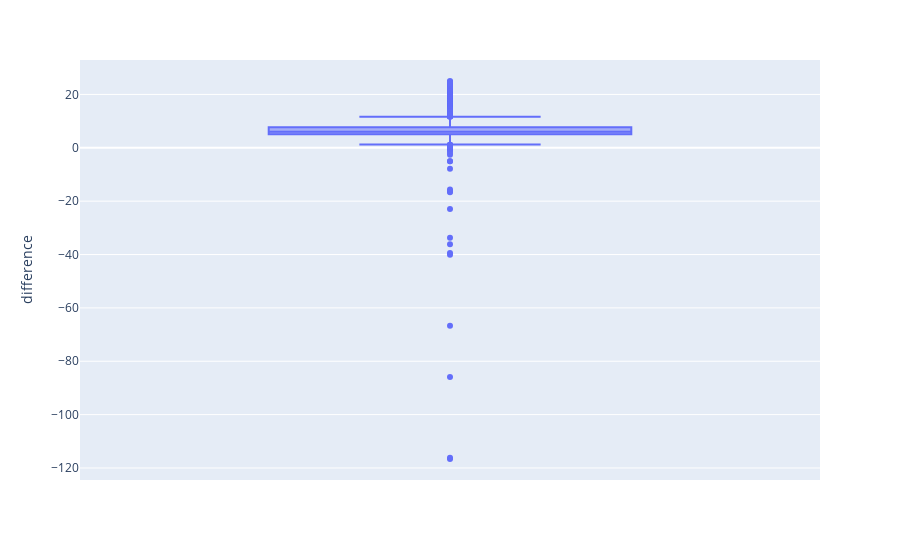

The cell this chart's notebook holds for it:
### Markdown cell above
Findings: 
 
 - The difference between the market data and the agile price is not constant thoughout the day. Each day the difference is similar. 
        - possible reasons: 
                - balancing costs and network costs vary through the day
                - the wholesale prices I have used aren't representative of Octopus wholesale prices. 
                
<b> Question - Are network/operational/environmental constant through the day? I would imagine network costs will vary through the day as these will include things like balancing which are likely to be higher at peak energy use times. How do you account for this in advance? Does the wholesale energy market provide this as well? </b>
                
 - The large negative values are the days I want to investigate in part 2) for the risk associated with having a cap on agile.

### Code cell
fig = px.box(df_combo, y="difference")
fig.show()

### Figure 1 — Plotly figure (JSON) as saved in the notebook; plotly's stock layout.template omitted (floating-point values rounded to 4 significant figures; data arrays with more than 128 entries replaced by an {"elided": "..."} marker saying what was removed)
{"data": [{"alignmentgroup": "True", "hovertemplate": "difference=%{y}<extra></extra>", "legendgroup": "", "marker": {"color": "#636efa"}, "name": "", "notched": false, "offsetgroup": "", "orientation": "v", "showlegend": false, "type": "box", "x0": " ", "xaxis": "x", "y": {"elided": "3480 float values"}, "y0": " ", "yaxis": "y"}], "layout": {"boxmode": "group", "legend": {"tracegroupgap": 0}, "margin": {"t": 60}, "xaxis": {"anchor": "y", "domain": [0, 1]}, "yaxis": {"anchor": "x", "domain": [0, 1], "title": {"text": "difference"}}}}
